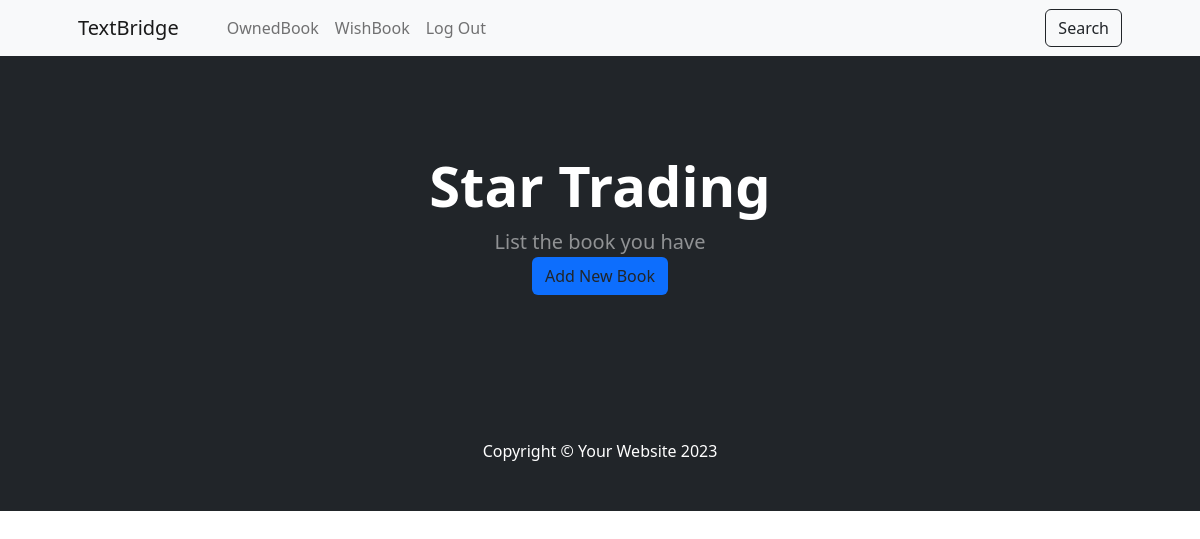
Page /ownlist (signed in) on the earlier database version.
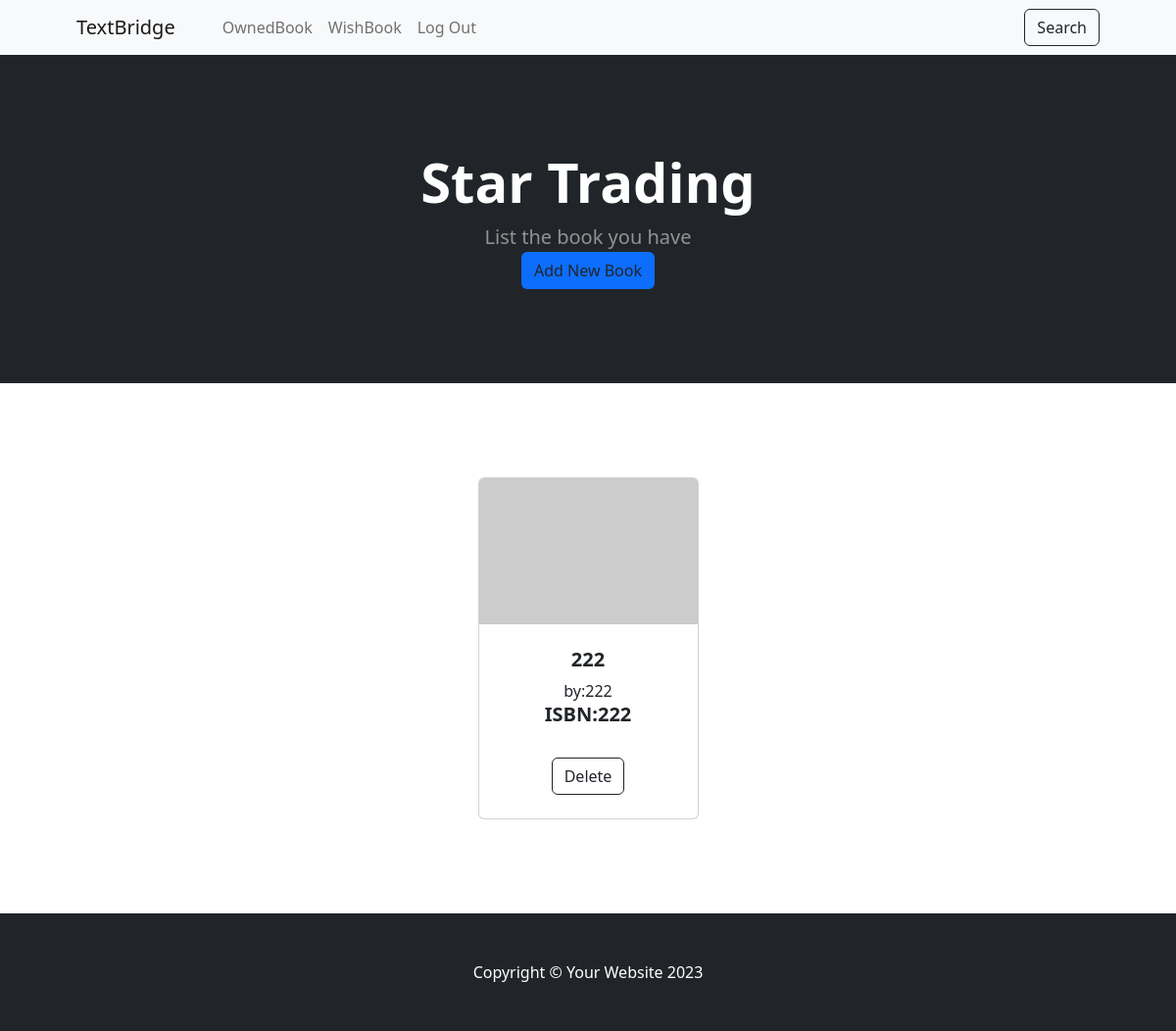
Same page on the later database version.
### main.py (models this page shows)
class OwnBook(db.Model):
    __tablename__ = "ownbooks"
    id = db.Column(db.Integer, primary_key=True)
    title = db.Column(db.String(250))
    author = db.Column(db.String(250))
    ISBN = db.Column(db.String(250))
    user_id = db.Column(db.Integer, db.ForeignKey('users.id'))

### main.py (the view)
@app.route('/ownlist')
def ownlist():
    result = db.session.execute(db.select(OwnBook).filter_by(user_id=current_user.id).order_by(OwnBook.title))
    all_books = result.scalars()
    return render_template("ownlist.html", books=all_books)

### main.py (called while the page is built)
@login_manager.user_loader
def load_user(user_id):
    return db.get_or_404(User, user_id)

### templates/ownlist.html (shortened to what this page needs)
<!DOCTYPE html>
<html lang="en">
    <head>
        <link href="https://cdn.jsdelivr.net/npm/bootstrap-icons@1.5.0/font/bootstrap-icons.css" rel="stylesheet" />
        <link href="../static/css/styles2.css" rel="stylesheet" />
    </head>
    <body>
        <nav class="navbar navbar-expand-lg navbar-light bg-light">
            <div class="container px-4 px-lg-5">
                <a class="navbar-brand" href="#!">TextBridge</a>
                <div class="collapse navbar-collapse" id="navbarSupportedContent">
                    <ul class="navbar-nav me-auto mb-2 mb-lg-0 ms-lg-4">
                        <li class="nav-item"><a class="nav-link" href="{{ url_for('ownlist') }}">OwnedBook</a></li>
                        <li class="nav-item"><a class="nav-link" href="{{ url_for('wishlist') }}">WishBook</a></li>
                        <li class="nav-item"><a class="nav-link" href="{{ url_for('logout') }}">Log Out</a></li>
                    </ul>
                    <form class="d-flex">
                        <div class="text-center"><a class="btn btn-outline-dark" href="{{ url_for('search') }}">Search</a></div>
                    </form>
                </div>
            </div>
        </nav>
        <header class="bg-dark py-5">
            <div class="container px-4 px-lg-5 my-5">
                <div class="text-center text-white">
                    <h1 class="display-4 fw-bolder">Star Trading</h1>
                    <p class="lead fw-normal text-white-50 mb-0">List the book you have</p>
                    <div class="text-center"><a class="btn bg-primary" href="{{ url_for('addown') }}">Add New Book</a></div>
                </div>
            </div>
        </header>
        {% for book in books %}
        <section class="py-5">
            <div class="container px-4 px-lg-5 mt-5">
                <div class="row gx-4 gx-lg-5 row-cols-2 row-cols-md-3 row-cols-xl-4 justify-content-center">
                    <div class="col mb-5">
                        <div class="card h-100">
                            <img class="card-img-top" src="https://dummyimage.com/450x300/dee2e6/6c757d.jpg" alt="..." />
                            <div class="card-body p-4">
                                <div class="text-center">
                                    <h5 class="fw-bolder">{{book.title}}</h5>
                                    by:{{book.author}}
                                </div>
                                <div class="text-center">
                                    <h5 class="fw-bolder">ISBN:{{book.ISBN}}</h5>
                                </div>
                            </div>
                            <div class="card-footer p-4 pt-0 border-top-0 bg-transparent">
                                <div class="text-center"><a class="btn btn-outline-dark mt-auto" href="{{ url_for('deleteown', id=book.id) }}">Delete</a></div>
                            </div>
                        </div>
                    </div>
                </div>
            </div>
        </section>
        {% endfor %}
        <footer class="py-5 bg-dark">
            <div class="container"><p class="m-0 text-center text-white">Copyright &copy; Your Website 2023</p></div>
        </footer>
    </body>
</html>

Differences in the rows shown:
added OwnBook: title "222", author "222", ISBN "222"
